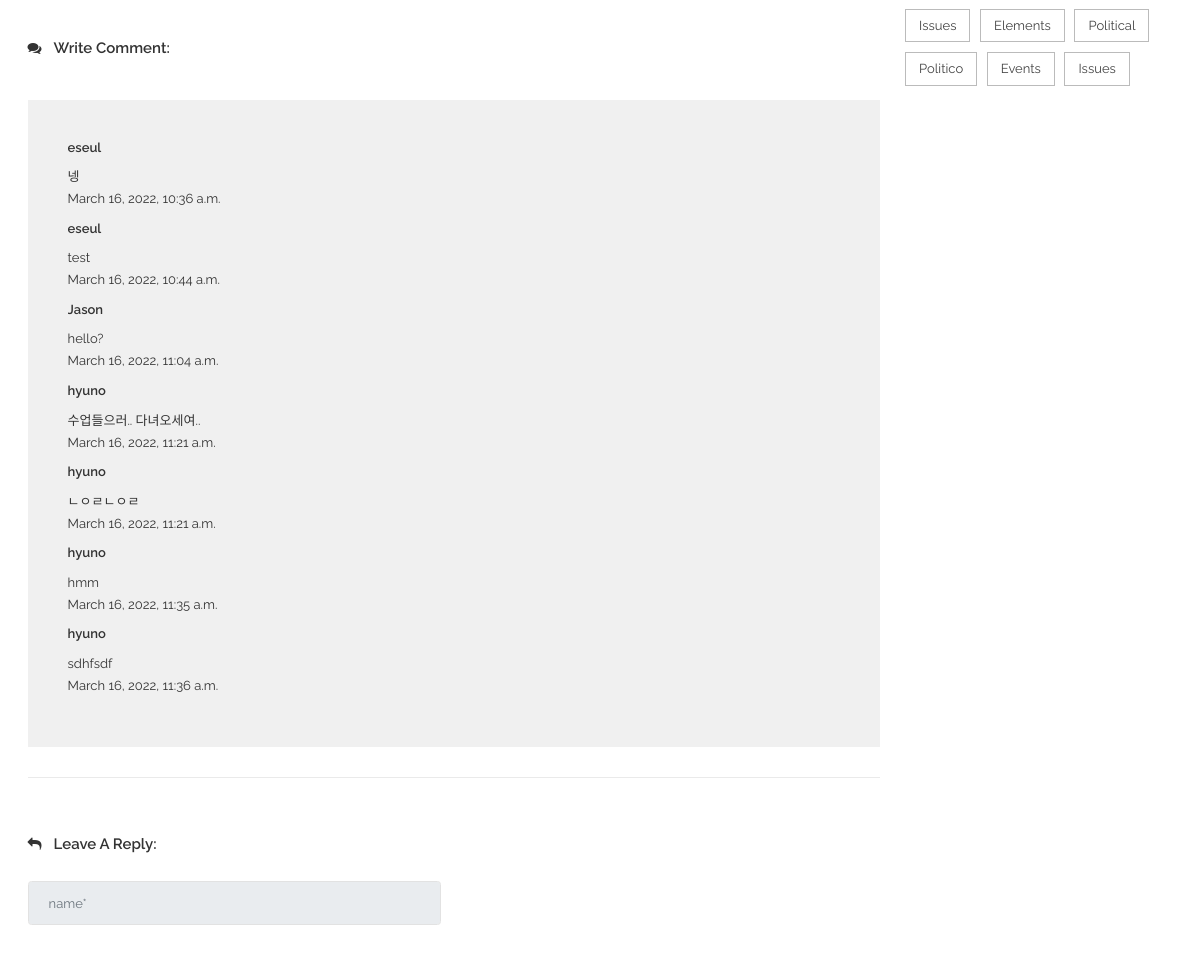
/candidate2/detail01/ (middle part), run on an earlier commit of the app's database.
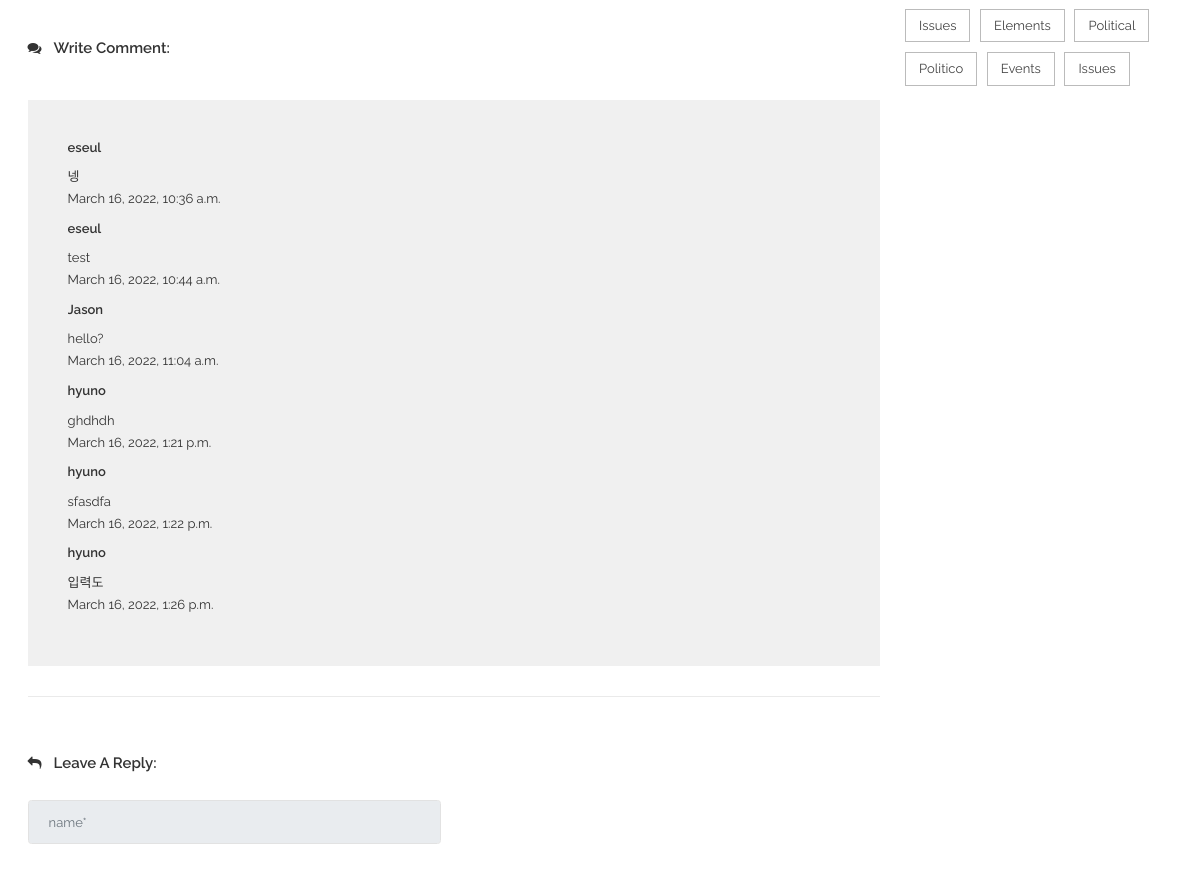
And on a later commit of the database.
### bbsApp/models.py (models this page shows)
class Post(models.Model):
    id            = models.BigAutoField(help_text = "Post ID", primary_key=True)
    candidate_num = models.IntegerField()
    detail_num    = models.IntegerField()
    writer_id     = models.TextField(max_length=100)
    content       = models.TextField(blank=False, null=False)
    create_date   = models.DateTimeField(auto_now=True)
    modify_date   = models.DateTimeField(auto_now=True)

### candidate2App/views.py (the view)
# urls.py: path('detail01/', views.detail01),
def detail01(request):
    print('>>> candidate2')
    candidate_num = 2
    detail_num = 1
    Posts = Post.objects.filter(candidate_num=candidate_num, detail_num=detail_num)
    if request.session.get('member_name'):
        print('>>> our member')
        context = {
            'session_member_name': request.session.get('member_name'),
            'session_member_id'  : request.session.get('member_id'),
            'candidate_num': candidate_num,
            'detail_num': detail_num,
            'Posts' : Posts
        }
        return render(request, 'candidate2/blogDetail01.html',context)
    else:
        context = {
            'candidate_num'      : candidate_num,
            'detail_num'         : detail_num,
            'Posts': Posts
        }
        return render(request, 'candidate2/blogDetail01.html' ,context)

### candidate2App/templates/candidate2/blogDetail01.html (shortened to what the changed rows need)
{% load static %}
<!doctype html>
<html class="no-js" lang="en">
    <head>
        <link rel="stylesheet" href="{% static 'css/bootstrap.min.css' %}">
        <link rel="stylesheet" href="{% static 'css/font-awesome.min.css' %}">
        <link rel="stylesheet" href="{% static 'css/meanmenu.min.css' %}">
        <link rel="stylesheet" href="{% static 'css/owl.carousel.min.css' %}">
		<link rel="stylesheet" href="{% static 'lib/css/nivo-slider.css' %}" type="text/css" />
		<link rel="stylesheet" href="{% static 'lib/css/preview.css' %}" type="text/css" media="screen" />
        <link rel="stylesheet" href="{% static 'css/chosen.min.css' %}">
        <link rel="stylesheet" href="{% static 'css/animate.css' %}">
        <link rel="stylesheet" href="{% static 'css/magnific-popup.css' %}">
        <link rel="stylesheet" href="{% static 'css/normalize.css' %}">
        <link rel="stylesheet" href="{% static 'css/main.css' %}">
        <link rel="stylesheet" href="{% static 'style.css' %}">
        <link rel="stylesheet" href="{% static 'css/responsive.css' %}">
    </head>
    <body>
        <div class="wrapper">
            <section class="blog-two-details-area ptb-80">
                <div class="container">
                    <div class="row">
                        <div class="col-lg-9">
                            <div class="blog-container-inner">
                                <div  class="blog-comment">
                                    <div class="blog-reply-all2">
                                        <div id="blog-top" class="blog-top">
                                            {% for bbs in Posts %}
                                            <div  class="blog-img-details">
                                                <div class="blog-title" align="right">
                                                    <h3>{{bbs.writer_id}}</h3>
                                                </div>
                                                <p>{{bbs.content}}</p>
                                                <span>{{bbs.create_date}}</span>
                                            </div>
                                            {% endfor %}
                                        </div>
                                    </div>
                                </div>
                            </div>
                        </div>
                    </div>
                </div>
            </section>
        </div>
    </body>
</html>

What changed in the data, as far as the page shows it:
removed Post: writer_id "hyuno", content "수업들으러.. 다녀오세여..", create_date "March 16, 2022, 11:21 a.m."
removed Post: writer_id "hyuno", content "ㄴㅇㄹㄴㅇㄹ", create_date "March 16, 2022, 11:21 a.m."
removed Post: writer_id "hyuno", content "hmm", create_date "March 16, 2022, 11:35 a.m."
removed Post: writer_id "hyuno", content "sdhfsdf", create_date "March 16, 2022, 11:36 a.m."
added Post: writer_id "hyuno", content "ghdhdh", create_date "March 16, 2022, 1:21 p.m."
added Post: writer_id "hyuno", content "sfasdfa", create_date "March 16, 2022, 1:22 p.m."
added Post: writer_id "hyuno", content "입력도", create_date "March 16, 2022, 1:26 p.m."
